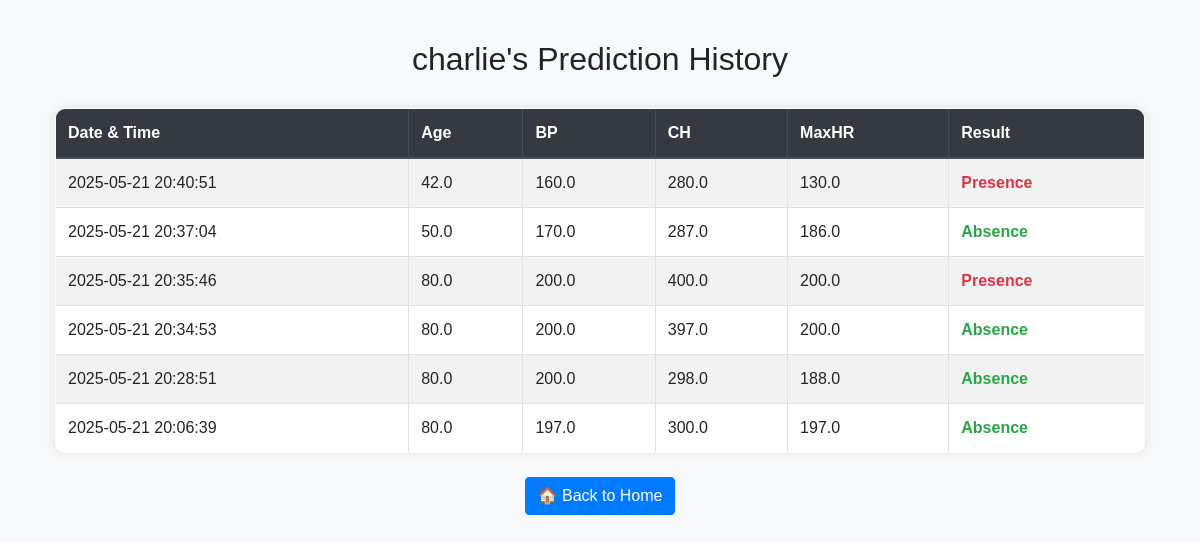
Page /history (signed in) on the committed database.
### tables this page shows
CREATE TABLE predictions (
        id INTEGER PRIMARY KEY AUTOINCREMENT,
        username TEXT,
        age REAL,
        cp INTEGER,
        bp REAL,
        ch REAL,
        maxhr REAL,
        std REAL,
        fluro REAL,
        th REAL,
        result TEXT,
        timestamp DATETIME DEFAULT CURRENT_TIMESTAMP
    );

### app.py (the view)
@app.route("/history")
def history():
    if 'username' not in session:
        return redirect(url_for('login'))
    try:
        con = connect("monicaheart.db")
        cursor = con.cursor()
        cursor.execute("SELECT age, bp, ch, maxhr, result, timestamp FROM predictions WHERE username = ? ORDER BY timestamp DESC", (session['username'],))
        rows = cursor.fetchall()
        return render_template("history.html", name=session['username'], rows=rows)
    except Exception as e:
        return f"An error occurred: {e}"
    finally:
        if con:
            con.close()

### templates/history.html (shortened to what this page needs)
<!DOCTYPE html>
<html lang="en">
<head>
    <link rel="stylesheet" href="https://stackpath.bootstrapcdn.com/bootstrap/4.5.2/css/bootstrap.min.css">
</head>
<body>
    <div class="container">
        <h2>{{ name }}'s Prediction History</h2>
        <table class="table table-bordered table-striped">
            <thead class="thead-dark">
                <tr>
                    <th>Date & Time</th>
                    <th>Age</th>
                    <th>BP</th>
                    <th>CH</th>
                    <th>MaxHR</th>
                    <th>Result</th>
                </tr>
            </thead>
            <tbody>
                {% for row in rows %}
                <tr>
                    <td>{{ row[5] }}</td>
                    <td>{{ row[0] }}</td>
                    <td>{{ row[1] }}</td>
                    <td>{{ row[2] }}</td>
                    <td>{{ row[3] }}</td>
                    <td>
                        {% if 'Presence' in row[4] %}
                            <span class="text-danger font-weight-bold">Presence</span>
                        {% else %}
                            <span class="text-success font-weight-bold">Absence</span>
                        {% endif %}
                    </td>
                </tr>
                {% endfor %}
            </tbody>
        </table>
        <div class="text-center mt-4">
            <a href="{{ url_for('home') }}" class="btn btn-primary">🏠 Back to Home</a>
        </div>
    </div>
</body>
</html>

### templates/history.html (style rules this page uses)
body { background-color: #f8f9fa; padding: 40px; font-family: Arial, sans-serif; }
h2 { margin-bottom: 30px; text-align: center; }
.table { background-color: white; border-radius: 10px; overflow: hidden; box-shadow: 0px 0px 10px rgba(0,0,0,0.1); }

### rows in the picture
predictions: timestamp "2025-05-21 20:40:51", age "42.0", bp "160.0", ch "280.0", maxhr "130.0", result "Presence"
predictions: timestamp "2025-05-21 20:37:04", age "50.0", bp "170.0", ch "287.0", maxhr "186.0", result "Absence"
predictions: timestamp "2025-05-21 20:35:46", age "80.0", bp "200.0", ch "400.0", maxhr "200.0", result "Presence"
predictions: timestamp "2025-05-21 20:34:53", age "80.0", bp "200.0", ch "397.0", maxhr "200.0", result "Absence"
predictions: timestamp "2025-05-21 20:28:51", age "80.0", bp "200.0", ch "298.0", maxhr "188.0", result "Absence"
predictions: timestamp "2025-05-21 20:06:39", age "80.0", bp "197.0", ch "300.0", maxhr "197.0", result "Absence"

### other values in the picture
{{ name }} "charlie"
